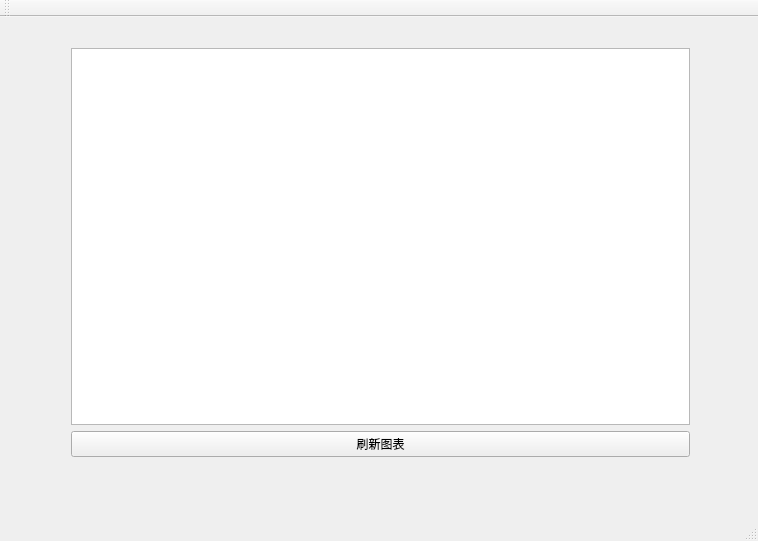
<?xml version="1.0" encoding="UTF-8"?>
<ui version="4.0">
 <class>MainWindow</class>
 <widget class="QMainWindow" name="MainWindow">
  <property name="geometry">
   <rect>
    <x>0</x>
    <y>0</y>
    <width>758</width>
    <height>541</height>
   </rect>
  </property>
  <property name="windowTitle">
   <string>MainWindow</string>
  </property>
  <widget class="QWidget" name="centralWidget">
   <widget class="QWidget" name="verticalLayoutWidget">
    <property name="geometry">
     <rect>
      <x>60</x>
      <y>20</y>
      <width>641</width>
      <height>431</height>
     </rect>
    </property>
    <layout class="QVBoxLayout" name="verticalLayout">
     <item>
      <widget class="QtCharts::QChartView" name="graphicsView"/>
     </item>
     <item>
      <widget class="QPushButton" name="refreshData">
       <property name="text">
        <string>刷新图表</string>
       </property>
      </widget>
     </item>
    </layout>
   </widget>
  </widget>
  <widget class="QMenuBar" name="menuBar">
   <property name="geometry">
    <rect>
     <x>0</x>
     <y>0</y>
     <width>758</width>
     <height>26</height>
    </rect>
   </property>
  </widget>
  <widget class="QToolBar" name="mainToolBar">
   <attribute name="toolBarArea">
    <enum>TopToolBarArea</enum>
   </attribute>
   <attribute name="toolBarBreak">
    <bool>false</bool>
   </attribute>
  </widget>
  <widget class="QStatusBar" name="statusBar"/>
 </widget>
 <layoutdefault spacing="6" margin="11"/>
 <customwidgets>
  <customwidget>
   <class>QtCharts::QChartView</class>
   <extends>QGraphicsView</extends>
   <header>qchartview.h</header>
  </customwidget>
 </customwidgets>
 <resources/>
 <connections/>
</ui>
